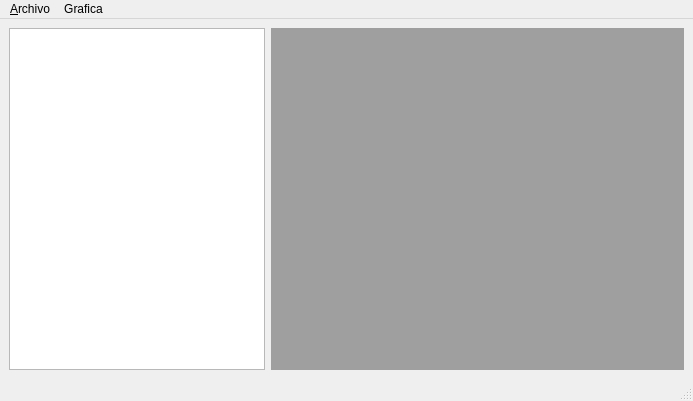
<?xml version="1.0" encoding="UTF-8"?>
<ui version="4.0">
 <class>Interfaz</class>
 <widget class="QMainWindow" name="Interfaz">
  <property name="geometry">
   <rect>
    <x>0</x>
    <y>0</y>
    <width>693</width>
    <height>401</height>
   </rect>
  </property>
  <property name="windowTitle">
   <string>Interfaz</string>
  </property>
  <widget class="QWidget" name="centralwidget">
   <layout class="QFormLayout" name="formLayout">
    <item row="0" column="0">
     <widget class="QTableWidget" name="tblDatos">
      <property name="enabled">
       <bool>true</bool>
      </property>
     </widget>
    </item>
    <item row="0" column="1">
     <widget class="QMdiArea" name="mdiArea"/>
    </item>
   </layout>
  </widget>
  <widget class="QMenuBar" name="menubar">
   <property name="geometry">
    <rect>
     <x>0</x>
     <y>0</y>
     <width>693</width>
     <height>21</height>
    </rect>
   </property>
   <widget class="QMenu" name="menuArchivo">
    <property name="title">
     <string>&amp;Archivo</string>
    </property>
    <addaction name="actionNuevo_Producto"/>
    <addaction name="actionIngreso"/>
    <addaction name="actionEgreso"/>
    <addaction name="separator"/>
    <addaction name="actionSalir"/>
   </widget>
   <widget class="QMenu" name="menuGrafica">
    <property name="title">
     <string>Grafica</string>
    </property>
   </widget>
   <addaction name="menuArchivo"/>
   <addaction name="menuGrafica"/>
  </widget>
  <widget class="QStatusBar" name="statusbar"/>
  <action name="actionNuevo_Producto">
   <property name="text">
    <string>&amp;Nuevo Producto</string>
   </property>
   <property name="shortcut">
    <string>Ctrl+N</string>
   </property>
  </action>
  <action name="actionIngreso">
   <property name="text">
    <string>&amp;Ingreso</string>
   </property>
   <property name="shortcut">
    <string>Ctrl+I</string>
   </property>
  </action>
  <action name="actionEgreso">
   <property name="text">
    <string>&amp;Egreso</string>
   </property>
   <property name="shortcut">
    <string>Ctrl+E</string>
   </property>
  </action>
  <action name="actionSalir">
   <property name="text">
    <string>Salir</string>
   </property>
  </action>
 </widget>
 <resources/>
 <connections/>
</ui>
